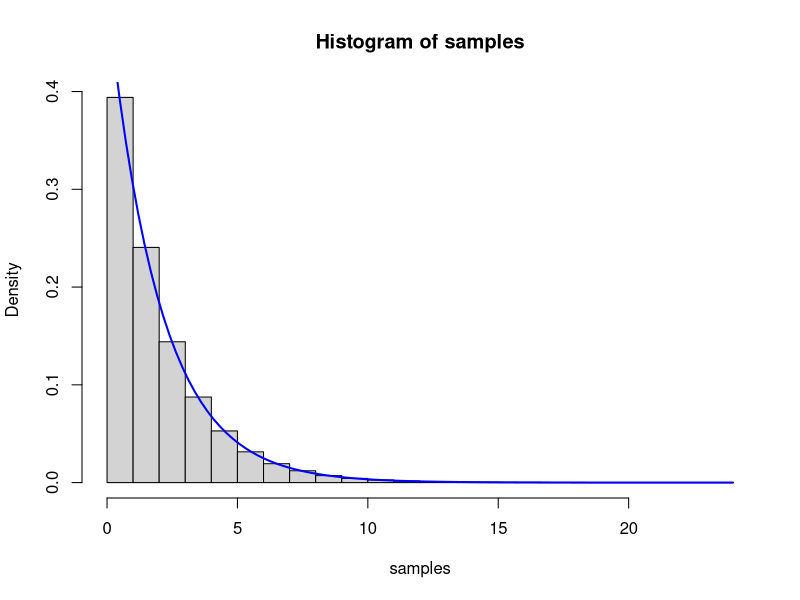
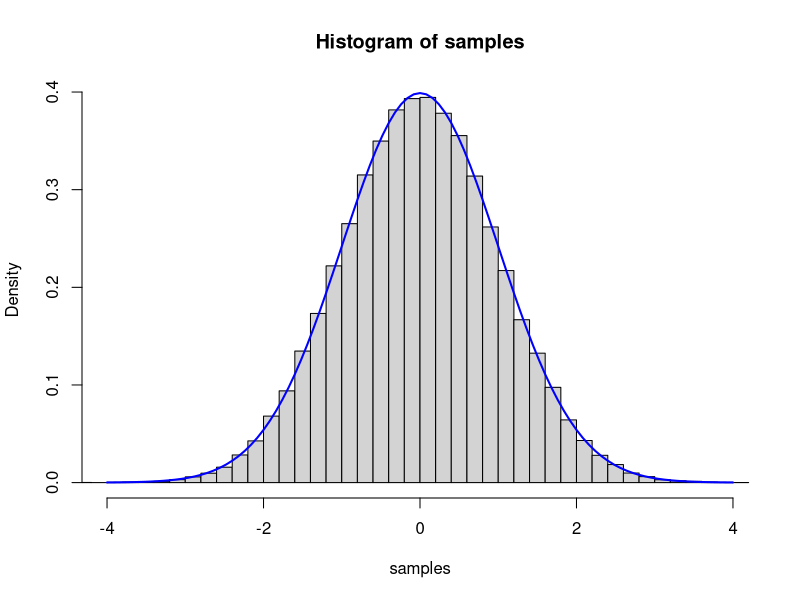

The R script that drew these images, in order:
## ---- chunk 1
rate <- 0.5
n <- 1e5
unif <- runif(n)
samples <- -(1 / rate) * log(1 - unif)

hist(samples, probability = TRUE)
curve(dexp(x, rate), add = TRUE, col = "blue", lwd = 2)
## ---- chunk 2
n <- 1e5
unif1 <- runif(n)
unif2 <- runif(n)
rad <- sqrt(-2 * log(unif1))
ang <- 2 * pi * unif2
samples <- rad * cos(ang)

hist(samples, probability = TRUE, breaks = 50, xlim = c(-4, 4))
curve(dnorm(x), add = TRUE, col = "blue", lwd = 2)
